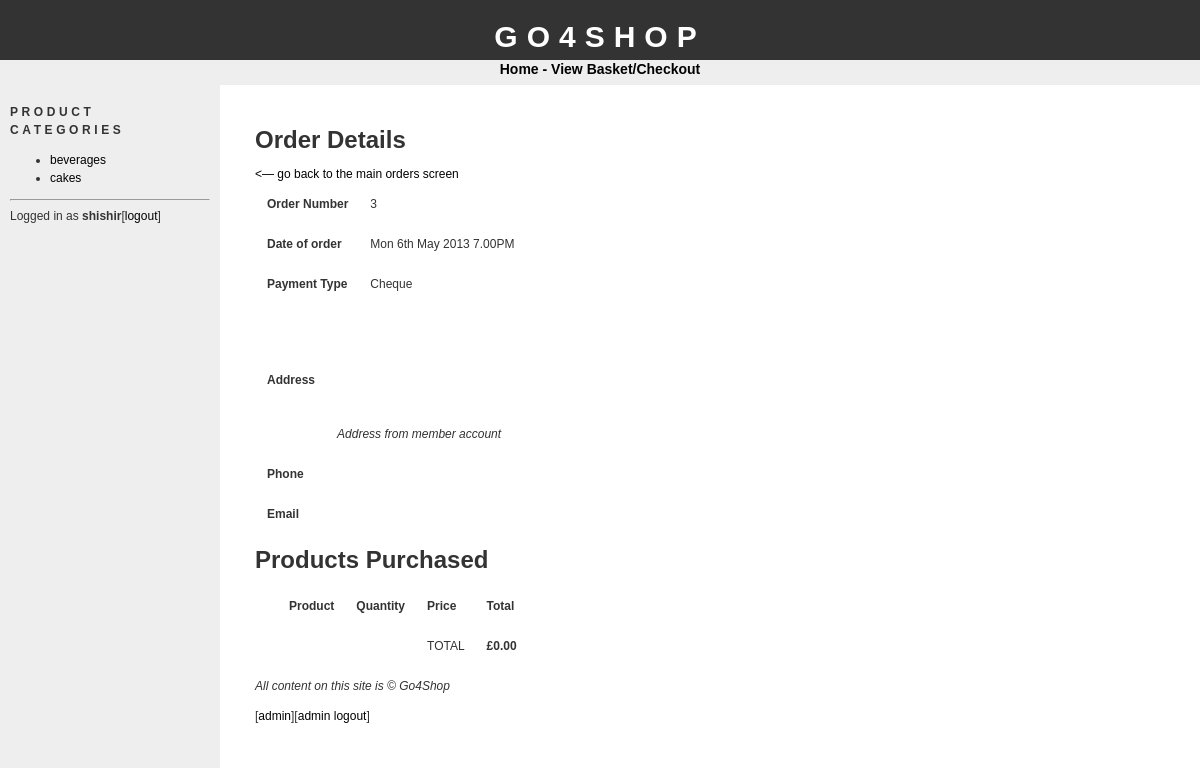
Page /adminorderdetails.php?id=3 (signed in) on the committed database.
### tables this page shows
CREATE TABLE IF NOT EXISTS `categories` (
  `id` tinyint(4) NOT NULL AUTO_INCREMENT,
  `name` varchar(100) NOT NULL,
  PRIMARY KEY (`id`)
);

CREATE TABLE IF NOT EXISTS `orders` (
  `id` int(11) NOT NULL AUTO_INCREMENT,
  `customer_id` int(11) NOT NULL,
  `registered` int(11) NOT NULL,
  `delivery_add_id` int(11) NOT NULL,
  `payment_type` int(11) NOT NULL,
  `date` datetime NOT NULL,
  `status` tinyint(4) NOT NULL,
  `session` varchar(100) NOT NULL,
  `total` float NOT NULL,
  PRIMARY KEY (`id`)
);

### config.php (called while the page is built, shortened)
<?php
$config_basedir = "http://localhost/go4shop/";
?>

### functions.php (called while the page is built, shortened)
<?php
function pf_validate_number($value, $function, $redirect) {
if(isset($value) == TRUE) {
if(@$error == 1) {
header("Location: " . $redirect);
}
else {
$final = $value;
}
}
return $final;
}
?>

### adminorderdetails.php (the view, shortened to what this page needs)
<?php
require("config.php");
require("functions.php");
$validid = pf_validate_number($_GET['id'],"redirect", $config_basedir . "adminorders.php");
require("header.php");
echo "<h1>Order Details</h1>";
echo "<a href='adminorders.php'><— go back to the main orders screen</a>";
$ordsql = "SELECT * from orders WHERE id = " . $validid;
$ordres = mysql_query($ordsql);
$ordrow = mysql_fetch_assoc($ordres);
echo "<table cellpadding=10>";
echo "<tr><td><strong>Order Number</strong></td><td>" . $ordrow['id'] . "</td>";
echo "<tr><td><strong>Date of order</strong></td><td>" . date('D jS F Y g.iA',strtotime($ordrow['date'])) . "</td>";
echo "<tr><td><strong>Payment Type</strong></td><td>";
if($ordrow['payment_type'] == 1)
{
echo "PayPal";
}
else
{
echo "Cheque";
}
echo "</td>";
echo "</table>";
if($ordrow['delivery_add_id'] == 0)
{
$addsql = "SELECT * FROM customers WHERE id = " . $ordrow['customer_id'];
$addres = mysql_query($addsql);
}
else
{
$addsql = "SELECT * FROM delivery_addresses WHERE id = " . $ordrow['delivery_add_id'];
$addres = mysql_query($addsql);
}
$addrow = mysql_fetch_assoc($addres);
echo "<table cellpadding=10>";
echo "<tr>";
echo "<td><strong>Address</strong></td>";
echo "<td>" . $addrow['forname'] . " ". $addrow['surname'] . "<br>";
echo $addrow['add1'] . "<br>";
echo $addrow['add2'] . "<br>";
echo $addrow['add3'] . "<br>";
echo $addrow['postcode'] . "<br>";
echo "<br>";
if($ordrow['delivery_add_id'] == 0)
{
echo "<i>Address from member account</i>";
}
else
{
echo "<i>Different delivery address</i>";
}
echo "</td></tr>";
echo "<tr><td><strong>Phone</strong></td><td>". $addrow['phone'] . "</td></tr>";
echo "<tr><td><strong>Email</strong></td><td><a href='mailto:" . $addrow['email'] . "'>". $addrow['email'] . "</a></td></tr>";
echo "</table>";
echo "<h1>Products Purchased</h1>";
echo "<table cellpadding=10>";
echo "<th></th>";
echo "<th>Product</th>";
echo "<th>Quantity</th>";
echo "<th>Price</th>";
echo "<th>Total</th>";
echo "<tr>";
echo "<td></td>";
echo "<td></td>";
echo "<td></td>";
echo "<td>TOTAL</td>";
echo "<td><strong>&pound;" . sprintf('%.2f', $total). "</strong></td>";
echo "</tr>";
echo "</table>";
require("footer.php");
?>

### bar.php
<h1>Product Categories</h1>
<ul>
<?php
$catsql = "SELECT * FROM categories;";
$catres = mysql_query($catsql);
while($catrow = mysql_fetch_assoc($catres))
{
echo "<li><a href='" . $config_basedir. "products.php?id=" . $catrow['id'] . "'>". $catrow['name'] . "</a></li>";
}
?>
</ul>

### css/stylesheet.css (style rules this page uses)
body { font-family: "trebuchet ms", verdana, sans-serif; font-size: 12px; line-height: 1.5em; color: #333; background: #ffffff; margin: 0; padding: 0; text-align: center; width: 100%; }
a:link { text-decoration: none; color: #000; }
#bar h1 { font-size: 12px; text-transform: uppercase; letter-spacing: 0.3em; }

### rows in the picture
categories: name "beverages"
categories: name "cakes"
orders: id "3", date "Mon 6th May 2013 7.00PM"

### other values in the picture
$config_sitename "GO4SHOP"
$_SESSION['SESS_USERNAME'] "shishir"
$total "0.00"
$config_sitename "Go4Shop"
